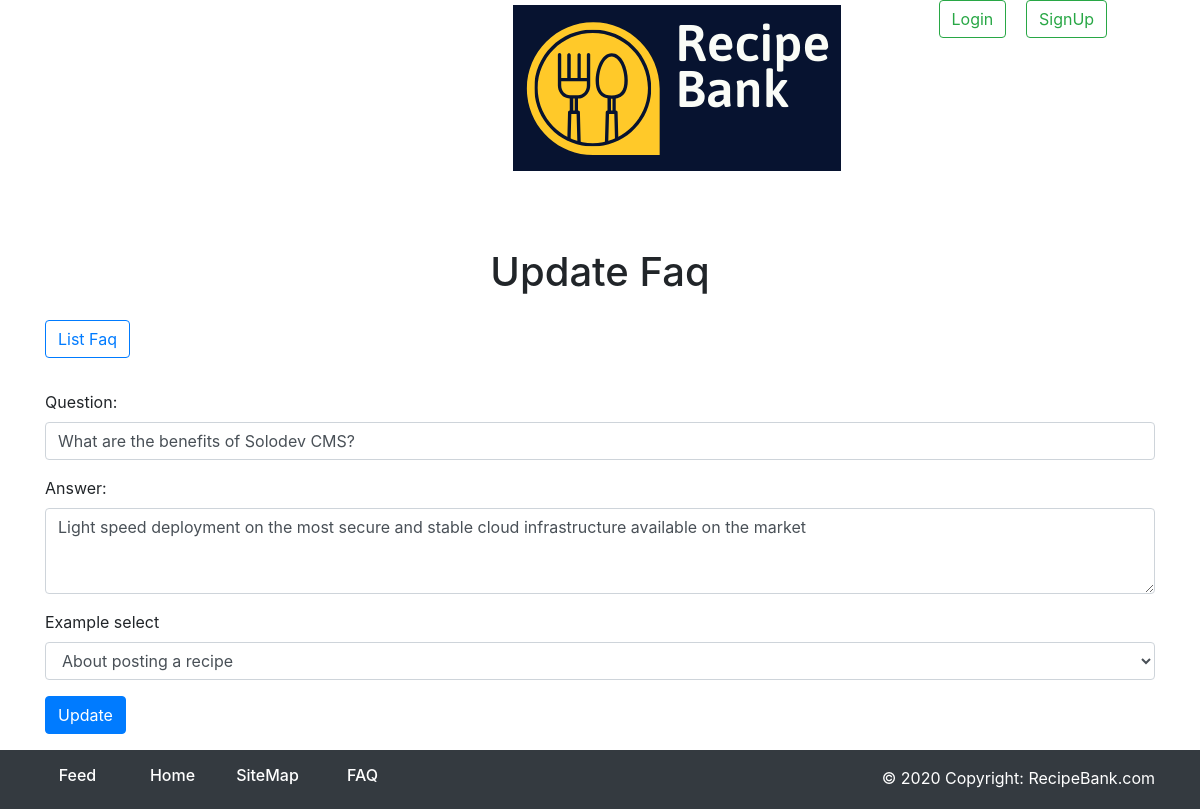
Page /faq/updateFaq.php?id=1 on the committed database.
### tables this page shows
CREATE TABLE `faqs` (
  `FaqID` int(255) UNSIGNED NOT NULL,
  `FaqQtn` varchar(255) NOT NULL,
  `FaqAns` mediumtext NOT NULL,
  `FaqCatID` int(11) NOT NULL
);

### faq/faqCrud.php (called while the page is built, shortened)
<?php
    class faqCrud{
        public function list($tableName){
            $dbcon = database::getDb();
            $sql = "select * from $tableName";
            $pdostm = $dbcon->prepare($sql);
            $pdostm->execute();
            $results = $pdostm->fetchAll(PDO::FETCH_ASSOC);
            return $results;
        }
        public function showFaq($id){
            $dbcon = database::getDb();
            $sql = "select * from faqs where FaqID=$id";
            $pdostm = $dbcon->prepare($sql);
            $pdostm->execute();
            $results = $pdostm->fetchAll(PDO::FETCH_ASSOC);
            return $results;
        }
    }
?>

### faq/updateFaq.php (the view, shortened to what this page needs)
<?php
  require_once 'faqCrud.php';
  $faqId = $_GET['id'];
  $faqObj = new faqCrud();
  $faqCats = $faqObj->list('faqcategories');
  $faq = $faqObj->showFaq($faqId);
?>
<!DOCTYPE html>
<html>
    <head>
        <link rel="stylesheet" type="text/css" href="css/faq.css">
        <link href="https://maxcdn.bootstrapcdn.com/bootstrap/4.0.0-alpha.6/css/bootstrap.min.css" rel="stylesheet">
        <link href="https://maxcdn.bootstrapcdn.com/font-awesome/4.7.0/css/font-awesome.min.css" rel="stylesheet">
    </head>
    <body>
        <?php include 'header.php'?>
        <main>
          <div class="container">
            <div>
                <h1 class="h1 page-header">Update Faq</h1>
                <a href="listFaq.php" ><button type="button" class="btn btn-outline-primary add-faq-btn">List Faq</button></a>
            </div>
            <form method="post">
                <div class="form-group">
                  <label for="faqQtn">Question:</label>
                  <input type="text" class="form-control" id="faqQtn" name="faqQtn" placeholder="Enter question here" value="<?=$faq[0]['FaqQtn']?>">
                </div>
                <div class="form-group">
                    <label for="faqAns">Answer:</label>
                    <textarea class="form-control" id="faqAns" name="faqAns" rows="3"><?=$faq[0]['FaqAns']?></textarea>
                </div>
                <div class="form-group">
                  <label for="faqCatDD">Example select</label>
                  <select class="form-control" id="faqCatDD" name="faqCatDD">
                    <?php
                      foreach($faqCats as $faqCat){
                          if($faqCat['FaqCatID'] == $faq[0]['FaqCatID']){
                                $selected = "selected";
                          }
                          else{
                              $selected = "";
                          }
                        echo("
                          <option $selected value='".$faqCat['FaqCatID']."'>".$faqCat['FaqCatName']."</option>
                        ");
                      }
                    ?>
                  </select>
                </div>
                <button type="submit" class="btn btn-primary" name="faq-submit">Update</button>
              </form>
          </div>
        </main>
        <?php include 'footer.php'?>
    </body>
</html>

### css/faq.css (style rules this page uses)
* { padding: 0; margin: 0; text-decoration: none; }
body { overflow-x: hidden; }
main { max-width: 1200px; margin: 1em auto; }
.page-header { text-align:center; }
.add-faq-btn { margin: 1em 0; }

### rows in the picture
faqs: faqQtn "What are the benefits of Solodev CMS?", faqAns "Light speed deployment on the most secure and stable cloud infrastructure available on the market"

### other values in the picture
form field faqCatDD "About posting a recipe"
